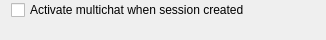
<?xml version="1.0" encoding="UTF-8"?>
<ui version="4.0">
 <class>SessionHelperSettings</class>
 <widget class="QWidget" name="SessionHelperSettings">
  <property name="geometry">
   <rect>
    <x>0</x>
    <y>0</y>
    <width>326</width>
    <height>40</height>
   </rect>
  </property>
  <property name="windowTitle">
   <string>Form</string>
  </property>
  <layout class="QFormLayout" name="layout">
   <property name="fieldGrowthPolicy">
    <enum>QFormLayout::AllNonFixedFieldsGrow</enum>
   </property>
   <property name="topMargin">
    <number>0</number>
   </property>
   <property name="bottomMargin">
    <number>0</number>
   </property>
   <item row="0" column="0" colspan="2">
    <widget class="QCheckBox" name="activateMultichatBox">
     <property name="text">
      <string>Activate multichat when session created</string>
     </property>
    </widget>
   </item>
  </layout>
 </widget>
 <resources/>
 <connections/>
</ui>
